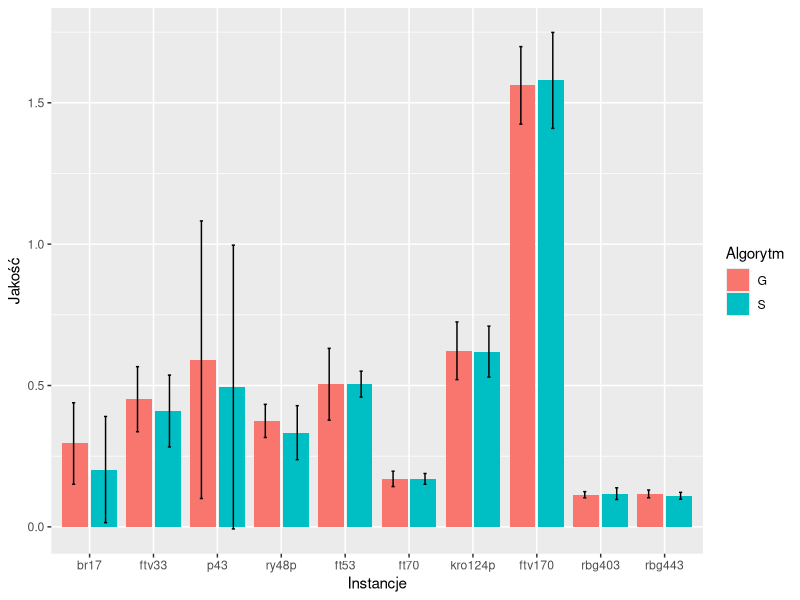
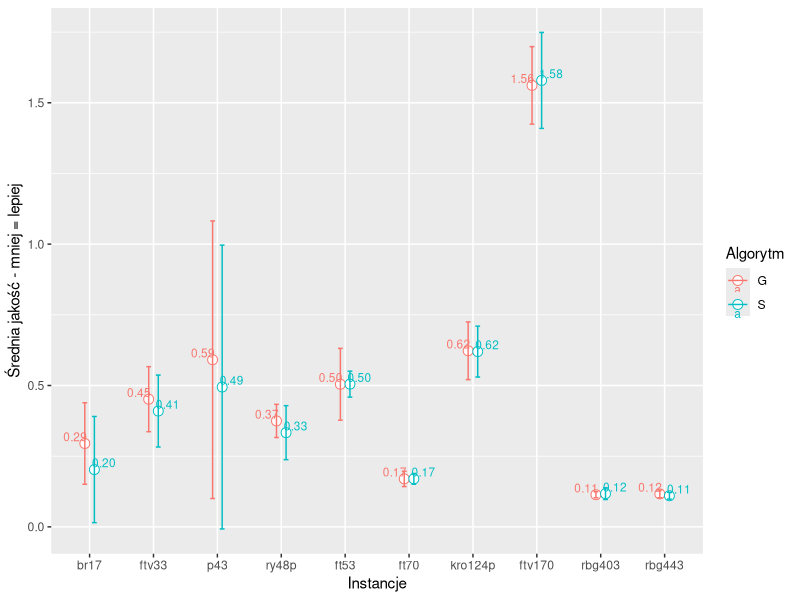
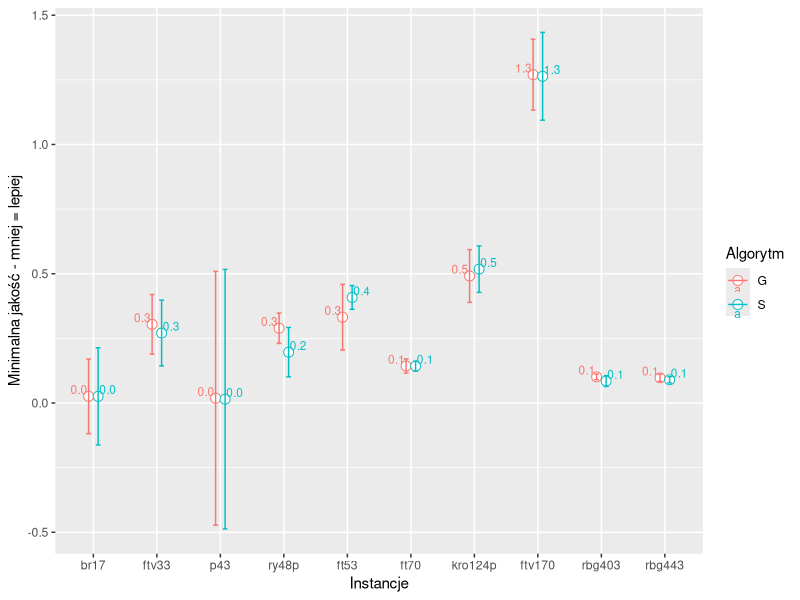
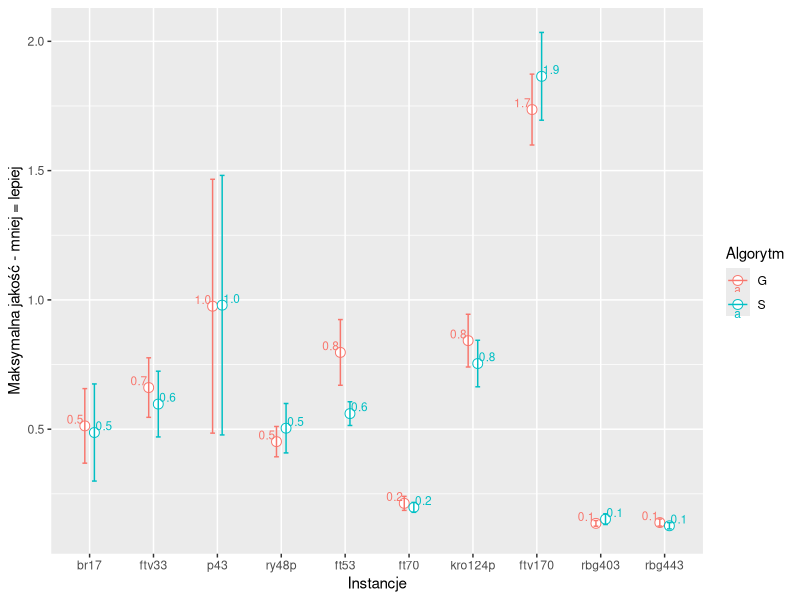
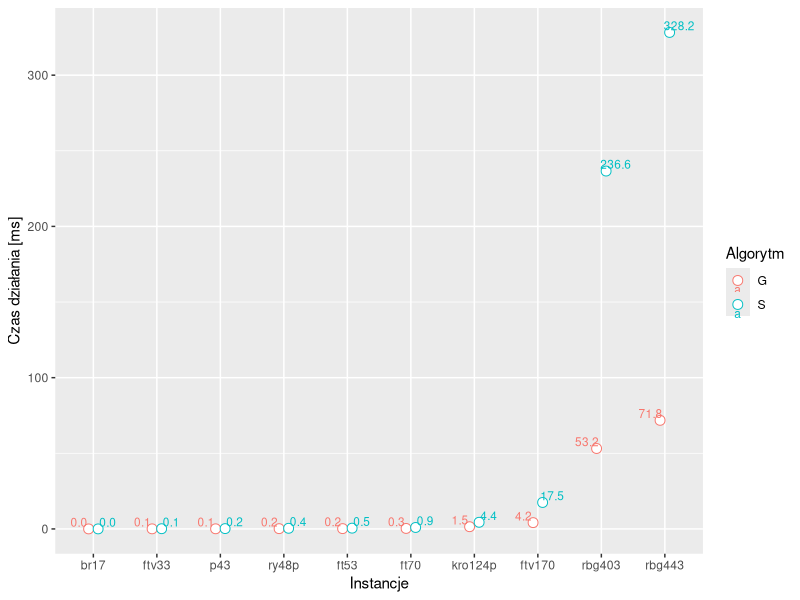
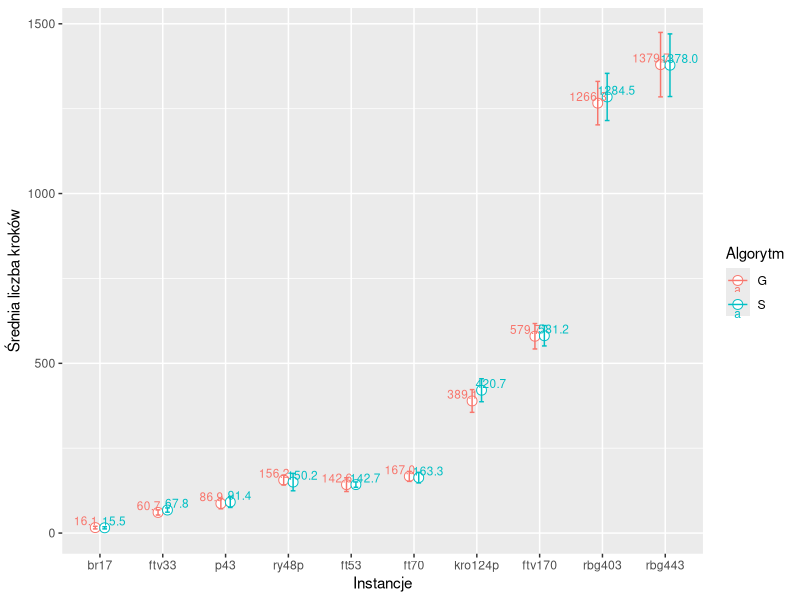
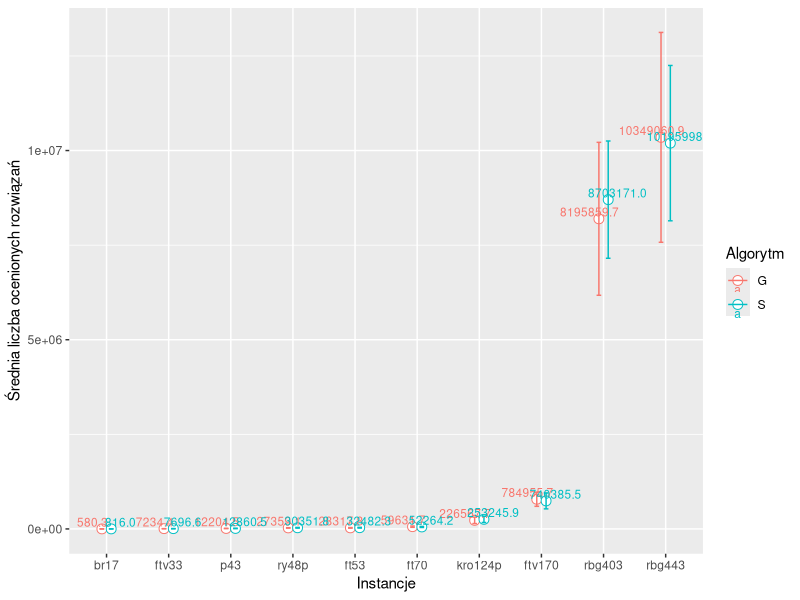

Here is the R script that generated these plots, in order:
## ---- chunk 1
knitr::opts_chunk$set(echo = TRUE)
## ---- chunk 2
library(dplyr)
library(ggplot2)
## ---- chunk 3
print(getwd())
results <- read.table("./../results/results.csv", head=TRUE, sep=",")
#perm <- select(results, "resultPermutation")[1,1]
#as.numeric(unlist(strsplit(perm, "\\|")))
algs_symbols <- list(Greedy="G", Steepest="S", SimpleHeur="H", Random="R", RandomWalker="RW")
results <- mutate(results, algName=algs_symbols[algName])
algs_unique_names <- unique(results[["algName"]])
results <- as.data.frame(lapply(results, unlist))
knitr::kable(head(results, 21))
## ---- chunk 4
gp <- group_by(results, algName, setName)
gp <- summarize(gp, diff=mean((finalResult-optimalResult)/optimalResult), std=sd((finalResult-optimalResult)/optimalResult), nOfCities=mean(nOfCities))
knitr::kable(gp)

plot <- ggplot(gp, aes(x=reorder(setName, nOfCities), y=diff, std=std, group=algName, fill=factor(algName))) +
  geom_bar(stat="identity", position="dodge2") +
  #geom_point() +
  #geom_line() +
  geom_errorbar(aes(ymin=diff-std, ymax=diff+std), position = position_dodge(1), width=0.1) +
  #geom_text(aes(label=sprintf("%0.1f", round(diff, digits=2))), position=position_dodge(width=0.9), vjust=-0.25) +
  labs(x="Instancje", y="Jakość", fill="Algorytm")
  
  filename <- paste("../results/zad2_point1_all", ".pdf", sep="")
  #ggsave(filename, plot=plot)
  print(plot)
  cairo_pdf(filename, family="DejaVu Sans") # polskie znaki zapisuje poprawnie
## ---- chunk 5
gp <- group_by(results, algName, setName)
gp <- summarize(gp, diff=mean((finalResult-optimalResult)/optimalResult), std=sd((finalResult-optimalResult)/optimalResult), nOfCities=mean(nOfCities))
knitr::kable(head(gp))

pd <- position_dodge(0.3)
plot <- ggplot(gp, aes(x=reorder(setName, nOfCities), y=diff, std=std, group=algName, colour=algName)) +
  #geom_line(aes(linetype=algName)) +
  geom_point(size=3, shape=21, fill="white", position=pd) +
  geom_errorbar(aes(ymin=diff-std, ymax=diff+std, width=0.15), position=pd) +
  geom_text(aes(label=sprintf("%0.2f", round(diff, digits=2))), position=position_dodge(width=0.9), vjust=-0.25, size=3) +
  labs(x="Instancje", y="Średnia jakość - mniej = lepiej") +
  scale_color_discrete(name="Algorytm")
  
  filename <- paste("../results/zad2_point1_mean_all", ".pdf", sep="")
  #ggsave(filename, plot=plot)
  print(plot)
  cairo_pdf(filename, family="DejaVu Sans") # polskie znaki zapisuje poprawnie
## ---- chunk 6
gp <- group_by(results, algName, setName)
gp <- summarize(gp, diff=min((finalResult-optimalResult)/optimalResult), std=sd((finalResult-optimalResult)/optimalResult), nOfCities=mean(nOfCities))

pd <- position_dodge(0.3)
plot <- ggplot(gp, aes(x=reorder(setName, nOfCities), y=diff, std=std, group=algName, colour=algName)) +
  #geom_line(aes(linetype=algName)) +
  geom_point(size=3, shape=21, fill="white", position=pd) +
  geom_errorbar(aes(ymin=diff-std, ymax=diff+std, width=0.15), position=pd) +
  geom_text(aes(label=sprintf("%0.1f", round(diff, digits=2))), position=position_dodge(width=0.9), vjust=-0.25, size=3) +
  labs(x="Instancje", y="Minimalna jakość - mniej = lepiej") +
  scale_color_discrete(name="Algorytm")

  filename <- paste("../results/zad2_point1_min_all", ".pdf", sep="")
  #ggsave(filename, plot=plot)
  print(plot)
  cairo_pdf(filename, family="DejaVu Sans") # polskie znaki zapisuje poprawnie

## ---- chunk 7
gp <- group_by(results, algName, setName)
gp <- summarize(gp, diff=max((finalResult-optimalResult)/optimalResult), std=sd((finalResult-optimalResult)/optimalResult), nOfCities=mean(nOfCities))

pd <- position_dodge(0.3)
plot <- ggplot(gp, aes(x=reorder(setName, nOfCities), y=diff, std=std, group=algName, colour=algName)) +
  #geom_line(aes(linetype=algName)) +
  geom_point(size=3, shape=21, fill="white", position=pd) +
  geom_errorbar(aes(ymin=diff-std, ymax=diff+std, width=0.15), position=pd) +
  geom_text(aes(label=sprintf("%0.1f", round(diff, digits=2))), position=position_dodge(width=0.9), vjust=-0.25, size=3) +
  labs(x="Instancje", y="Maksymalna jakość - mniej = lepiej") +
  scale_color_discrete(name="Algorytm")

  filename <- paste("../results/zad2_point1_max_all", ".pdf", sep="")
  #ggsave(filename, plot=plot)
  print(plot)
  cairo_pdf(filename, family="DejaVu Sans") # polskie znaki zapisuje poprawnie

## ---- chunk 8
gp <- group_by(results, algName, setName)
gp <- summarize(gp, timeOfRunningInMs=mean(timeOfRunningInMs), std=sd(timeOfRunningInMs), nOfCities=mean(nOfCities))

pd <- position_dodge(0.3)
plot <- ggplot(gp, aes(x=reorder(setName, nOfCities), y=timeOfRunningInMs, group=algName, colour=algName)) +
  #geom_line(aes(linetype=algName)) +
  geom_point(size=3, shape=21, fill="white", pd=position_dodge(0.1), position=pd) +
  geom_text(aes(label=sprintf("%0.1f", round(timeOfRunningInMs, digits=2))), position=position_dodge(width=0.9), vjust=-0.25, size=3) +
  labs(x="Instancje", y="Czas działania [ms]") +
  scale_color_discrete(name="Algorytm")

  filename <- paste("../results/zad2_point2_all", ".pdf", sep="")
  #ggsave(filename, plot=plot)
  print(plot)
  cairo_pdf(filename, family="DejaVu Sans") # polskie znaki zapisuje poprawnie

## ---- chunk 9
# gp <- filter(results, iterationNumber==0 | iterationNumber==9)
# gp <- select(results, algName, setName, initialValue, finalValue)
# gp <- group_by(results, algName, setName)
# gp <- summarize(gp, initialValue=max(result), finalValue=min(result), nOfCities=mean(nOfCities))
# knitr::kable(gp)
# 
# plot <- ggplot(gp, aes(x=initialValue, y=finalValue, group=algName)) +
#   facet_wrap(~setName) +
#   geom_point()
# print(plot)

# pd <- position_dodge(0.3)
# plot <- ggplot(gp, aes(x=iterationNumber, y=timeOfRunningInMs, group=algName, colour=algName)) +
#   #geom_line(aes(linetype=algName)) +
#   geom_point(size=3, shape=21, fill="white", pd=position_dodge(0.1), position=pd) +
#   geom_text(aes(label=sprintf("%0.1f", round(timeOfRunningInMs, digits=2))), position=position_dodge(width=0.9), vjust=-0.25, size=3) +
#   labs(x="Instancje", y="Czas działania [ms]") +
#   scale_color_discrete(name="Algorytm")
# 
#   filename <- paste("../results/zad2_point2_all", ".pdf", sep="")
#   #ggsave(filename, plot=plot)
#   print(plot)
#   cairo_pdf(filename, family="DejaVu Sans") # polskie znaki zapisuje poprawnie

## ---- chunk 10
gp <- group_by(results, algName, setName)
gp <- summarize(gp, meanNumberOfSteps=mean(numberOfSteps), std=sd(numberOfSteps), nOfCities=mean(nOfCities))

pd <- position_dodge(0.3)
plot <- ggplot(gp, aes(x=reorder(setName, nOfCities), y=meanNumberOfSteps, group=algName, colour=algName)) +
  #geom_line(aes(linetype=algName)) +
  geom_point(size=3, shape=21, fill="white", position=pd) +
  geom_errorbar(aes(ymin=meanNumberOfSteps-std, ymax=meanNumberOfSteps+std, width=0.15), position=pd) +
  geom_text(aes(label=sprintf("%0.1f", round(meanNumberOfSteps, digits=2))), position=position_dodge(width=0.9), vjust=-0.25, size=3) +
  labs(x="Instancje", y="Średnia liczba kroków") +
  scale_color_discrete(name="Algorytm")
  
  filename <- paste("../results/zad2_point4_all", ".pdf", sep="")
  #ggsave(filename, plot=plot)
  print(plot)
  cairo_pdf(filename, family="DejaVu Sans") # polskie znaki zapisuje poprawnie

## ---- chunk 11
gp <- group_by(results, algName, setName)
gp <- summarize(gp, meanNumberOfCheckedResults=mean(numberOfCheckedResults), std=sd(numberOfCheckedResults), nOfCities=mean(nOfCities))

pd <- position_dodge(0.3)
plot <- ggplot(gp, aes(x=reorder(setName, nOfCities), y=meanNumberOfCheckedResults, group=algName, colour=algName)) +
  #geom_line(aes(linetype=algName)) +
  geom_point(size=3, shape=21, fill="white", position=pd) +
  geom_errorbar(aes(ymin=meanNumberOfCheckedResults-std, ymax=meanNumberOfCheckedResults+std, width=0.15), position=pd) +
  geom_text(aes(label=sprintf("%0.1f", round(meanNumberOfCheckedResults, digits=2))), position=position_dodge(width=0.9), vjust=-0.25, size=3) +
  labs(x="Instancje", y="Średnia liczba ocenionych rozwiązań") +
  scale_color_discrete(name="Algorytm")


  filename <- paste("../results/zad2_point5_all", ".pdf", sep="")
  #ggsave(filename, plot=plot)
  print(plot)
  cairo_pdf(filename, family="DejaVu Sans") # polskie znaki zapisuje poprawnie
